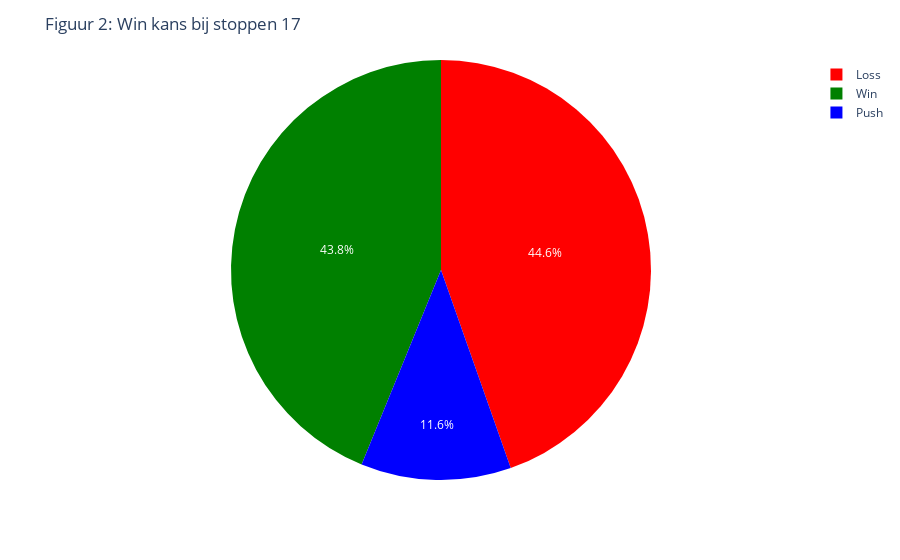

Here is the notebook cell this chart was saved with:
### Markdown cell above
De eerste strategie die we gaan bekijken is: Wat gebeurt er als je altijd pakt wanneer dit kan, dit zorgt ervoor dat je dus of 21 oftewel blackjack hebt of dat je bust en alles verliest. In figuur 1 is de strategie alles pakken weergeven. Dit levert een winstpercentage op van 32,4%. Dit is dus geen goede strategie om te winnen. Hieruit kunnen we dus concluderen dat helemaal niet nadenken en gewoon vertrouwen op je geluk niet een goede aanpak is. Er zal dus iets van overweging aan te pas moeten komen.

### Code cell
stop17_df = df[df['sumofcards'] >= 17]

win_count = stop17_df[stop17_df['winloss'] == 'Win'].shape[0]
loss_count = stop17_df[stop17_df['winloss'] == 'Loss'].shape[0]
push_count = stop17_df[stop17_df['winloss'] == 'Push'].shape[0]

circle_data = {
    'Result': ['Win', 'Loss', 'Push'],
    'Count': [win_count, loss_count, push_count]}

circle_df = pd.DataFrame(circle_data)

fig = px.pie(circle_df, values='Count', names='Result', color_discrete_sequence=colors)

fig.update_layout(
    title='Figuur 2: Win kans bij stoppen 17'
)

fig.show()

### Figure 1 — Plotly figure (JSON) as saved in the notebook; plotly's stock layout.template omitted (floating-point values rounded to 4 significant figures)
{"data": [{"domain": {"x": [0, 1], "y": [0, 1]}, "hovertemplate": "Result=%{label}<br>Count=%{value}<extra></extra>", "labels": ["Win", "Loss", "Push"], "legendgroup": "", "name": "", "showlegend": true, "type": "pie", "values": [318152, 323847, 83910]}], "layout": {"legend": {"tracegroupgap": 0}, "margin": {"t": 60}, "piecolorway": ["red", "green", "blue"], "title": {"text": "Figuur 2: Win kans bij stoppen 17"}}}
